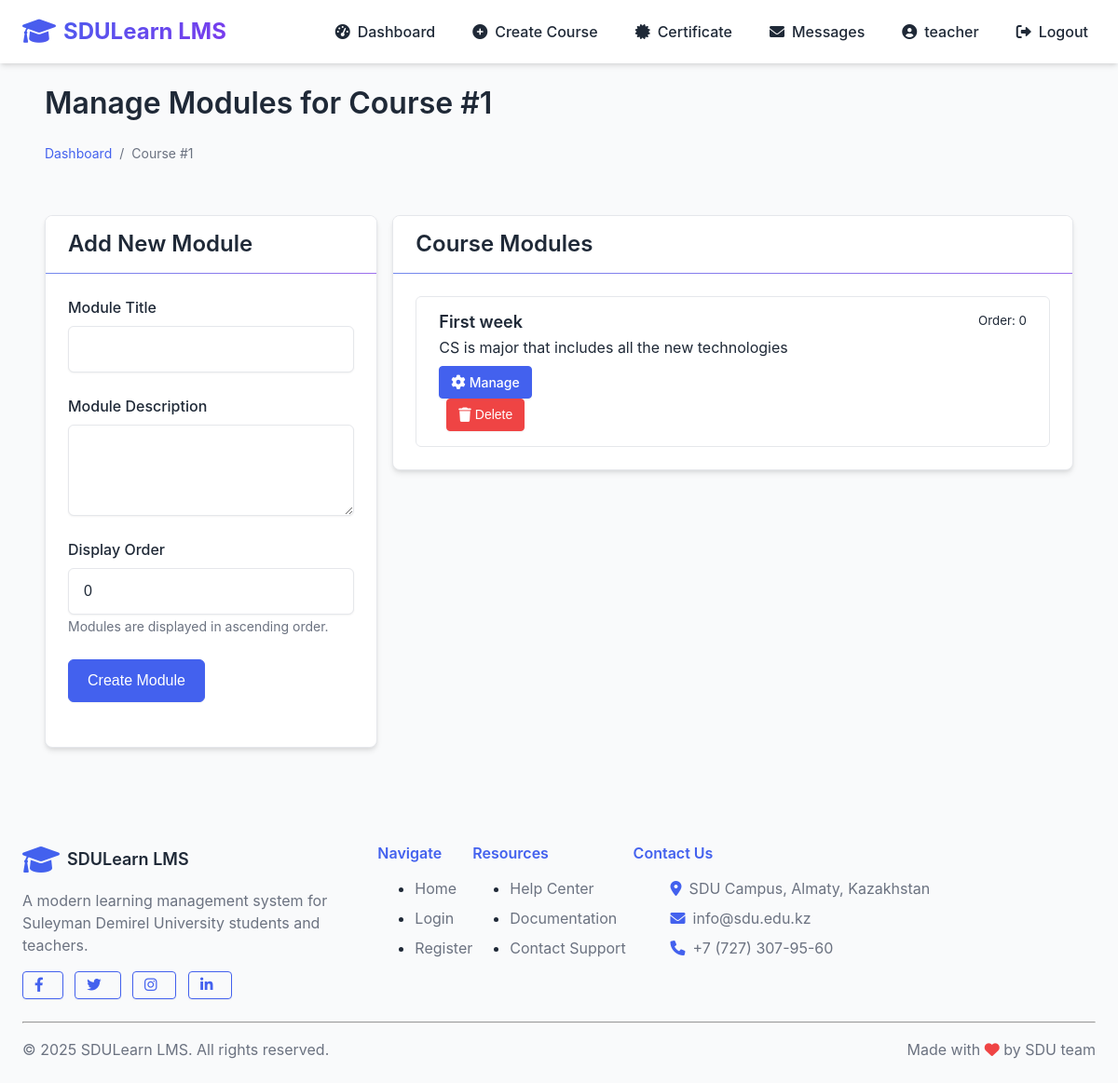
Screenshot of /teacher/courses/1/modules (signed in) with the database file from the repository.
### lms/models/user.py (models this page shows, shortened)
class User(db.Model, UserMixin):
    __tablename__ = 'users'
    id = db.Column(db.Integer, primary_key=True)
    first_name = db.Column(db.String(50), nullable=False)
    last_name = db.Column(db.String(50), nullable=False)
    email = db.Column(db.String(120), unique=True, nullable=False)
    password_hash = db.Column(db.String(256), nullable=False)
    role_id = db.Column(db.Integer, db.ForeignKey('roles.id'), nullable=False)
    is_active = db.Column(db.Boolean, default=True)
    created_at = db.Column(db.DateTime, default=datetime.utcnow)
    updated_at = db.Column(db.DateTime, default=datetime.utcnow, onupdate=datetime.utcnow)
    certificate_path = db.Column(db.String(255), nullable=True, default=None)
    certificate_verified = db.Column(db.Boolean, nullable=True, default=False)
    certificate_submitted_at = db.Column(db.DateTime, nullable=True, default=None)
    created_courses = db.relationship('Course', backref='teacher', lazy='dynamic')
    enrollments = db.relationship('Enrollment', back_populates='student', lazy='dynamic')
    submissions = db.relationship('Submission', back_populates='student', lazy='dynamic')
    @property
    def password(self):
        raise AttributeError('Password is not a readable attribute')
    def is_admin(self):
        return self.role.name == 'admin'
    def is_teacher(self):
        return self.role.name == 'teacher'

### lms/models/course.py (models this page shows, shortened)
class Course(db.Model):
    __tablename__ = 'courses'
    id = db.Column(db.Integer, primary_key=True)
    title = db.Column(db.String(100), nullable=False)
    description = db.Column(db.Text)
    category_id = db.Column(db.Integer, db.ForeignKey('categories.id'))
    teacher_id = db.Column(db.Integer, db.ForeignKey('users.id'), nullable=False)
    image_path = db.Column(db.String(255))
    is_active = db.Column(db.Boolean, default=True)  # New field for course activation status
    is_approved = db.Column(db.Boolean, default=False)  # Field for admin approval status
    created_at = db.Column(db.DateTime, default=datetime.utcnow)
    materials = db.relationship('Material', backref='course', lazy='dynamic', cascade="all, delete-orphan")
    assignments = db.relationship('Assignment', backref='course', lazy='dynamic', cascade="all, delete-orphan")
    enrollments = db.relationship('Enrollment', back_populates='course', lazy='dynamic', cascade="all, delete-orphan")
    modules = db.relationship('Module', backref='course', lazy='dynamic', cascade="all, delete-orphan")

class Module(db.Model):
    __tablename__ = 'modules'
    id = db.Column(db.Integer, primary_key=True)
    title = db.Column(db.String(100), nullable=False)
    description = db.Column(db.Text)
    order = db.Column(db.Integer, default=0)  # For ordering modules in a course
    course_id = db.Column(db.Integer, db.ForeignKey('courses.id'), nullable=False)
    created_at = db.Column(db.DateTime, default=datetime.utcnow)
    materials = db.relationship('Material', backref='module', lazy='dynamic', cascade="all, delete-orphan")
    tests = db.relationship('Test', backref='module', lazy='dynamic', cascade="all, delete-orphan")

### lms/routes/teacher.py (the view)
@teacher_bp.route('/courses/<int:course_id>/modules')
@login_required
@teacher_required
def manage_modules(course_id):
    course = Course.query.get_or_404(course_id)
    if course.teacher_id != current_user.id:
        flash('You do not have permission to manage this course.', 'danger')
        return redirect(url_for('teacher.dashboard'))
    modules = Module.query.filter_by(course_id=course.id).order_by(Module.order).all()
    form = ModuleForm()
    return render_template('teacher/manage_modules.html',
                          course=course,
                          modules=modules,
                          form=form)

### lms/utils/forms.py
class ModuleForm(FlaskForm):
    title = StringField('Module Title', validators=[DataRequired(), Length(min=3, max=100)])
    description = TextAreaField('Module Description', validators=[DataRequired()])
    order = FloatField('Display Order', default=0)
    submit = SubmitField('Create Module')

### app.py (called while the page is built)
@login_manager.user_loader
def load_user(user_id):
    return User.query.get(int(user_id))

### lms/routes/teacher.py (called while the page is built)
def teacher_required(f):
    @wraps(f)
    def decorated_function(*args, **kwargs):
        if not current_user.is_authenticated or not current_user.is_teacher():
            flash('You do not have permission to access this page.', 'danger')
            return redirect(url_for('auth.login'))
        return f(*args, **kwargs)
    return decorated_function

### lms/templates/teacher/manage_modules.html (shortened to what this page needs)
{% extends 'base.html' %}
{% block content %}
<div class="container">
    <div class="row mb-4">
        <div class="col">
            <h1>Manage Modules for {{ course.title }}</h1>
            <nav aria-label="breadcrumb">
                <ol class="breadcrumb">
                    <li class="breadcrumb-item"><a href="{{ url_for('teacher.dashboard') }}">Dashboard</a></li>
                    <li class="breadcrumb-item active">{{ course.title }}</li>
                </ol>
            </nav>
        </div>
    </div>
    <div class="row">
        <div class="col-md-4">
            <div class="card mb-4">
                <div class="card-header">
                    <h3>Add New Module</h3>
                </div>
                <div class="card-body">
                    <form method="POST" action="{{ url_for('teacher.add_module', course_id=course.id) }}">
                        <div class="form-group">
                            {{ form.title.label }}
                            {{ form.title(class="form-control") }}
                        </div>
                        <div class="form-group">
                            {{ form.description.label }}
                            {{ form.description(class="form-control", rows=3) }}
                        </div>
                        <div class="form-group">
                            {{ form.order.label }}
                            {{ form.order(class="form-control") }}
                            <small class="form-text text-muted">Modules are displayed in ascending order.</small>
                        </div>
                        <div class="form-group">
                            {{ form.submit(class="btn btn-primary") }}
                        </div>
                    </form>
                </div>
            </div>
        </div>
        <div class="col-md-8">
            <div class="card">
                <div class="card-header">
                    <h3>Course Modules</h3>
                </div>
                <div class="card-body">
                    {% if modules %}
                        <div class="list-group">
                            {% for module in modules %}
                                <div class="list-group-item">
                                    <div class="d-flex w-100 justify-content-between">
                                        <h5 class="mb-1">{{ module.title }}</h5>
                                        <small>Order: {{ module.order }}</small>
                                    </div>
                                    <p class="mb-1">{{ module.description }}</p>
                                    <div class="mt-2">
                                        <a href="{{ url_for('teacher.view_module', module_id=module.id) }}" class="btn btn-sm btn-primary">
                                            <i class="fas fa-cog mr-1"></i> Manage
                                        </a>
                                        <form action="{{ url_for('teacher.delete_module', module_id=module.id) }}" method="POST" class="d-inline ml-2">
                                            <button type="submit" class="btn btn-sm btn-danger"
                                                    onclick="return confirm('Are you sure you want to delete this module? This will remove all materials, tests, and student progress associated with this module.')">
                                                <i class="fas fa-trash mr-1"></i> Delete
                                            </button>
                                        </form>
                                    </div>
                                </div>
                            {% endfor %}
                        </div>
                    {% else %}
                        <div class="alert alert-info">No modules have been created for this course yet.</div>
                    {% endif %}
                </div>
            </div>
        </div>
    </div>
</div>
{% endblock %}

### lms/templates/base.html (shortened to what this page needs)
<!DOCTYPE html>
<html lang="en">
<head>
    <link rel="stylesheet" href="{{ url_for('static', filename='css/styles.css') }}">
    <link rel="stylesheet" href="https://cdnjs.cloudflare.com/ajax/libs/font-awesome/6.0.0-beta3/css/all.min.css">
</head>
<body>
    <nav class="navbar">
        <div class="container navbar-container">
            <a href="/" class="navbar-logo">
                <i class="fas fa-graduation-cap"></i> SDULearn LMS
            </a>
            <ul class="navbar-links" id="navbar-links">
                {% if current_user.is_authenticated %}
                    {% if current_user.is_admin() %}
                        <li><a href="{{ url_for('admin.dashboard') }}" {% if request.path.startswith('/admin/dashboard') %}class="active"{% endif %}><i class="fas fa-tachometer-alt"></i> Dashboard</a></li>
                        <li><a href="{{ url_for('admin.manage_users') }}" {% if request.path.startswith('/admin/users') %}class="active"{% endif %}><i class="fas fa-users"></i> Users</a></li>
                        <li><a href="{{ url_for('admin.manage_teachers') }}" {% if request.path.startswith('/admin/teachers') %}class="active"{% endif %}><i class="fas fa-chalkboard-teacher"></i> Teachers</a></li>
                        <li><a href="{{ url_for('admin.manage_courses') }}" {% if request.path.startswith('/admin/courses') %}class="active"{% endif %}><i class="fas fa-book"></i> Courses</a></li>
                        <li><a href="{{ url_for('messages.inbox') }}" {% if request.path.startswith('/messages') %}class="active"{% endif %}><i class="fas fa-envelope"></i> Messages
                            <span id="messages-unread-badge" class="badge badge-danger" style="display: none;"></span>
                        </a></li>
                    {% elif current_user.is_teacher() %}
                        <li><a href="{{ url_for('teacher.dashboard') }}" {% if request.path.startswith('/teacher/dashboard') %}class="active"{% endif %}><i class="fas fa-tachometer-alt"></i> Dashboard</a></li>
                        <li><a href="{{ url_for('teacher.create_course') }}" {% if request.path.startswith('/teacher/create-course') %}class="active"{% endif %}><i class="fas fa-plus-circle"></i> Create Course</a></li>
                        <li><a href="{{ url_for('teacher.certificate') }}" {% if request.path.startswith('/teacher/certificate') %}class="active"{% endif %}><i class="fas fa-certificate"></i> Certificate</a></li>
                        <li><a href="{{ url_for('messages.inbox') }}" {% if request.path.startswith('/messages') %}class="active"{% endif %}><i class="fas fa-envelope"></i> Messages
                        </a></li>
                    {% endif %}
                    <li><a href="{{ url_for('auth.profile') }}" {% if request.path.startswith('/auth/profile') %}class="active"{% endif %}><i class="fas fa-user-circle"></i> {{ current_user.first_name }}</a></li>
                    <li><a href="{{ url_for('auth.logout') }}"><i class="fas fa-sign-out-alt"></i> Logout</a></li>
                {% endif %}
            </ul>
        </div>
    </nav>
    <div class="container py-4">
        {% block content %}{% endblock %}
    </div>
    <footer class="bg-white py-4 mt-5 border-top">
        <div class="container">
            <div class="row">
                <div class="col-md-4">
                    <div class="d-flex align-items-center mb-3">
                        <i class="fas fa-graduation-cap text-primary mr-2" style="font-size: 2rem;"></i>
                        <h5 class="mb-0">SDULearn LMS</h5>
                    </div>
                    <p class="text-muted">A modern learning management system for Suleyman Demirel University students and teachers.</p>
                    <div class="mt-3">
                        <a href="#" class="btn btn-sm btn-outline-primary mr-2"><i class="fab fa-facebook-f"></i></a>
                        <a href="#" class="btn btn-sm btn-outline-primary mr-2"><i class="fab fa-twitter"></i></a>
                        <a href="#" class="btn btn-sm btn-outline-primary mr-2"><i class="fab fa-instagram"></i></a>
                        <a href="#" class="btn btn-sm btn-outline-primary"><i class="fab fa-linkedin-in"></i></a>
                    </div>
                </div>
                <div class="col-md-2">
                    <h6 class="mb-3 text-primary">Navigate</h6>
                    <ul class="list-unstyled">
                        <li class="mb-2"><a href="/" class="text-muted">Home</a></li>
                        <li class="mb-2"><a href="/auth/login" class="text-muted">Login</a></li>
                        <li class="mb-2"><a href="/auth/register" class="text-muted">Register</a></li>
                    </ul>
                </div>
                <div class="col-md-2">
                    <h6 class="mb-3 text-primary">Resources</h6>
                    <ul class="list-unstyled">
                        <li class="mb-2"><a href="#" class="text-muted">Help Center</a></li>
                        <li class="mb-2"><a href="#" class="text-muted">Documentation</a></li>
                        <li class="mb-2"><a href="#" class="text-muted">Contact Support</a></li>
                    </ul>
                </div>
                <div class="col-md-4">
                    <h6 class="mb-3 text-primary">Contact Us</h6>
                    <ul class="list-unstyled">
                        <li class="mb-2 d-flex align-items-center">
                            <i class="fas fa-map-marker-alt text-primary mr-2"></i>
                            <span class="text-muted">SDU Campus, Almaty, Kazakhstan</span>
                        </li>
                        <li class="mb-2 d-flex align-items-center">
                            <i class="fas fa-envelope text-primary mr-2"></i>
                            <span class="text-muted">info@sdu.edu.kz</span>
                        </li>
                        <li class="mb-2 d-flex align-items-center">
                            <i class="fas fa-phone text-primary mr-2"></i>
                            <span class="text-muted">+7 (727) 307-95-60</span>
                        </li>
                    </ul>
                </div>
            </div>
            <hr class="mt-4 mb-3">
            <div class="d-flex justify-content-between align-items-center">
                <p class="mb-0 text-muted">© 2025 SDULearn LMS. All rights reserved.</p>
                <p class="mb-0 text-muted">Made with <i class="fas fa-heart text-danger"></i> by SDU team</p>
            </div>
        </div>
    </footer>
</body>
</html>

### rows the page displays
User: first_name "teacher"
Course: title "Course #1"
Module: title "First week", order "0", description "CS is major that includes all the new technologies"
